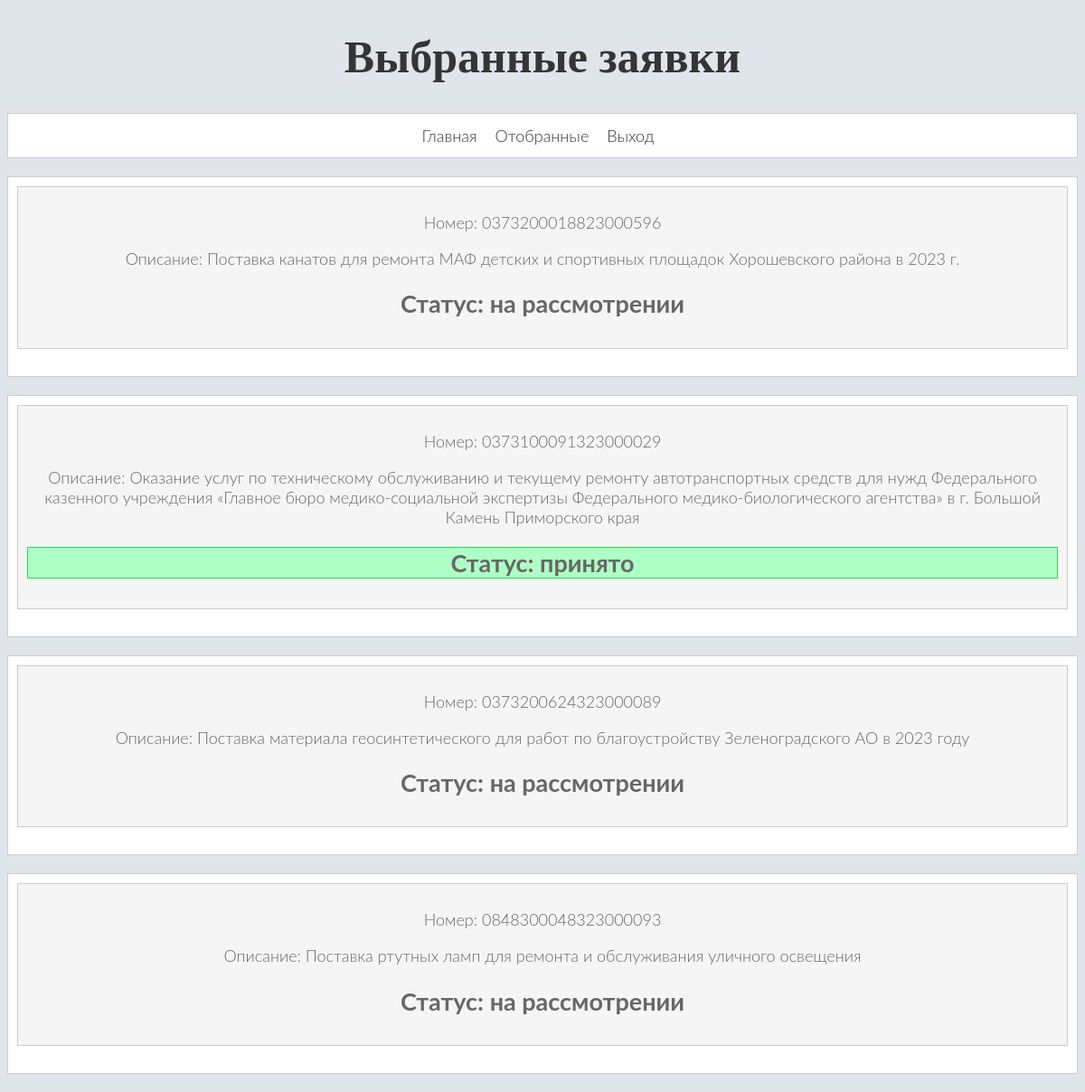
/other_selected (signed in), run on an earlier commit of the app's database.
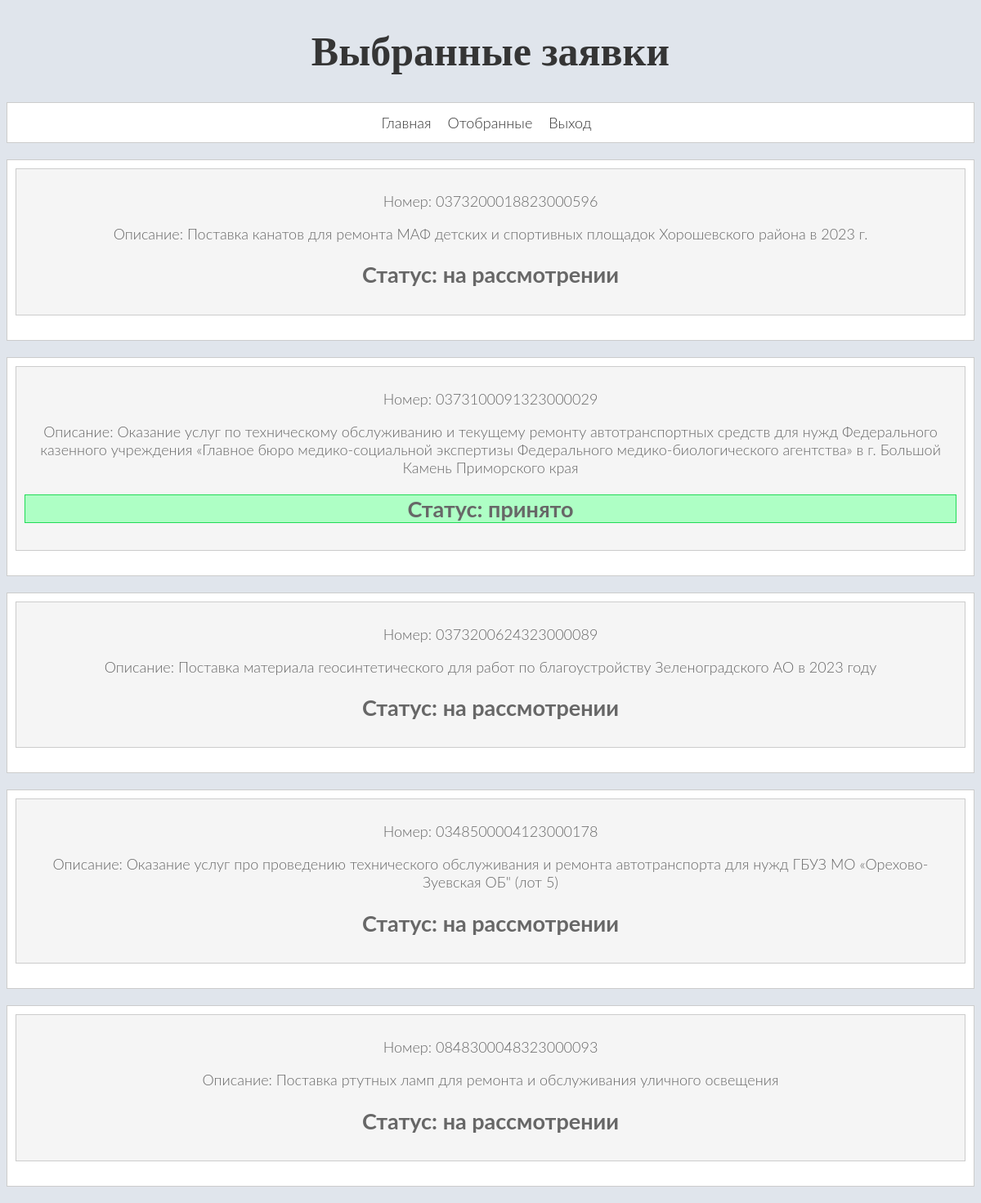
And on a later commit of the database.
### tables this page shows
CREATE TABLE selected (id TEXT PRIMARY KEY, title TEXT NOT NULL, price INTEGER NOT NULL, date TEXT NOT NULL, href TEXT NOT NULL, status TEXT NOT NULL);

### main.py (the view)
@app.route('/other_selected')
@login_required
@department_permission.require(http_exception=403)
def other_selected():
    selected_items = dbase.get_selected('отбор')
    return render_template('other_selected.html', selected_items=selected_items, title="Выбранные заявки",
                           menu=current_user.get_menu() if current_user.is_authenticated else [])

### FDataBase.py (called while the page is built)
    def get_selected(self, status):
        try:
            self.__cur.execute('SELECT * FROM selected WHERE status != ?', (status,))
            res = self.__cur.fetchall()
            return res
        except sqlite3.Error as e:
            print("Ошибка получения данных из БД " + str(e))

    def getUser(self, user_id):
        try:
            self.__cur.execute(f"SELECT * FROM users WHERE id = {user_id} LIMIT 1")
            res = dict(self.__cur.fetchone())
            self.__cur.execute(f"SELECT name FROM roles WHERE id = ? LIMIT 1", (res['role'],))
            role_name = self.__cur.fetchone()
            res['role'] = role_name['name']
            if not res:
                print("Пользователь не найден")
                return False
            return res
        except sqlite3.Error as e:
            print("Ошибка получения данных из БД " + str(e))
        return False

### UserLogin.py (called while the page is built)
    def fromDB(self, user_id, db):
        self.__user = db.getUser(user_id)
        return self

    def get_role(self):
        return str(self.__user['role'])

    def get_menu(self):
        if self.get_role() == 'tender':
           return [{'title': 'Главная',
                   'url': '/'},
                   {'title': 'Рассматриваемые',
                    'url': '/considered'},
                   {'title': 'Отобранные',
                    'url': '/selected'},
                   {'title': 'База правил',
                    'url': '/rules'},
                   {'title': 'Выход',
                    'url': '/logout'}
                   ]
        else:
            return [{'title': 'Главная',
                   'url': '/'},
                    {'title': 'Отобранные',
                   'url': '/other_selected'},
                   {'title': 'Выход',
                    'url': '/logout'}]

### main.py (called while the page is built)
@app.before_request
def before_request():
    global dbase
    db = get_database()
    dbase = FDataBase(db)

def get_db():
    db = sqlite3.connect(DATABASE, check_same_thread=False)
    db.row_factory = sqlite3.Row
    return db

def get_database():
    if not hasattr(g, 'link_db'):
        g.link_db = get_db()
    return g.link_db

@login_manager.user_loader
def load_user(user_id):
    db = get_database()
    dbasee = FDataBase(db)
    return UserLogin().fromDB(user_id, dbasee)

### templates/other_selected.html (shortened to what this page needs)
{% extends 'index.html' %}
{% block content %}
{{ super() }}
<body>
{% if selected_items %}
{% for item in selected_items %}
<div>
    <a href="{{ url_for('tender', role=current_user.get_role() , id=item.id) }}">
        <div class="information">
            <p>Номер: {{ item['id'] }}</p>
            <p>Описание: {{ item['title'] }}</p>
            {% if item['status'] == "принято" %}
            <h2 style="border: 1px solid #21DB56;
	background: #AEFFC5;">Статус: {{ item['status'] }}</h2>
            {% elif item['status'] == "отклонено" %}
            <h2 style="border: 1px solid #FF4343;
	background: #FF9C9C;">Статус: {{ item['status'] }}</h2>
            {% else %}
            <h2>Статус: {{ item['status'] }}</h2>
            {% endif %}
        </div>
    </a>
</div>
{% endfor %}
{% else %}
<p>No items selected</p>
{% endif %}
{% endblock %}

### templates/index.html (shortened to what this page needs)
<!DOCTYPE html>
<html>
  <head>
    <link rel="stylesheet" type="text/css" href="/static/selected.css">
  </head>
  <body>
  {% block content -%}
  {%- block mainmenu -%}
    <h1>{{title}}</h1>
    <div class="links">
    {% for p in menu %}
      <a href="{{p.url}}">{{p.title}}</a>
    {% endfor %}
    </div>
  {% endblock mainmenu -%}
  {% endblock -%}
  </body>
</html>

### static/selected.css (style rules this page uses)
body { background: #e0e5ec; }
h1 { position: relative; text-align: center; color: #353535; font-size: 50px; font-family: "Cormorant Garamond", serif; }
a { font-family: 'Lato', sans-serif; font-weight: 300; text-align: center; font-size: 18px; color: #676767; text-decoration: none; }
p { font-family: 'Lato', sans-serif; font-weight: 300; font-size: 18px; color: #676767; }
div { background-color: #fff; border: 1px solid #ccc; padding: 10px; margin-bottom: 20px; }
.information { position: relative; border: 1px solid #ccc; background-color: #f5f5f5; padding: 10px; margin-bottom: 20px; }
.links { text-align: center; margin-top: 20px; }
.links a { display: inline-block; margin-right: 10px; color: #333; text-decoration: none; padding: 3px; }

What changed in the data, as far as the page shows it:
now on this page (row edited): selected: id "0348500004123000178", title "Оказание услуг про проведению технического обслуживания и ремонта автотранспорта для нужд ГБУЗ МО «Орехово-Зуевская ОБ\" (лот 5)", status "на рассмотрении"
